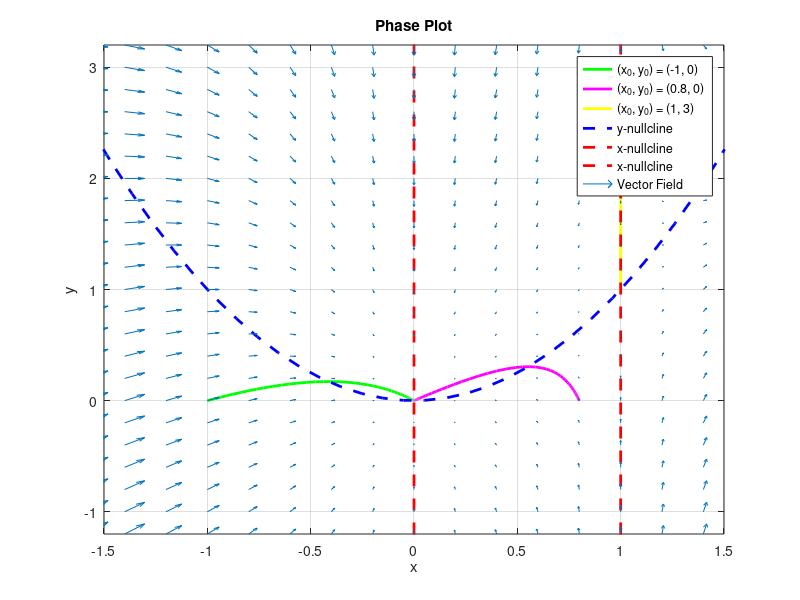

Write MATLAB code to recreate this figure.
clc;clear;
%------------ODE---------------------------
f = @(t,Y) [Y(1)*(Y(1) - 1);Y(1)^2 - Y(2)];

[x_0,y] = meshgrid(-2:.2:2, -2:.2:3.2);
dxdt = x_0.*(x_0 - 1);
dydt = x_0.^2 - y;
%--------------Y(t)-----------------------
figure(1)
[t, Y_a] = ode45(f, [0 1000], [-1 0]);
plot(Y_a(:,1),Y_a(:,2),'g','linewidth',2)
hold on
[t, Y_a] = ode45(f, [0 1000], [.8 0]);
plot(Y_a(:,1),Y_a(:,2),'m','linewidth',2)
[t, Y_a] = ode45(f, [0 1000], [1 3]);
plot(Y_a(:,1),Y_a(:,2),'y','linewidth',2)
%--------------Nullclines-----------------
x = linspace(-5,5);
plot(x,x.^2,'--b','linewidth',2)
plot([0 0],[-5 5],'--r','linewidth',2)
plot([1 1],[-5 5],'--r','Linewidth',2)
%--------Vector Field--------------------
quiver(x_0,y,dxdt,dydt)
title('Phase Plot')
xlabel('x')
ylabel('y')
axis([-1.5 1.5 -1.2 3.2])
grid on
hold off
legend('(x_0, y_0) = (-1, 0)', '(x_0, y_0) = (0.8, 0)','(x_0, y_0) = (1, 3)','y-nullcline', 'x-nullcline', 'x-nullcline','Vector Field')

